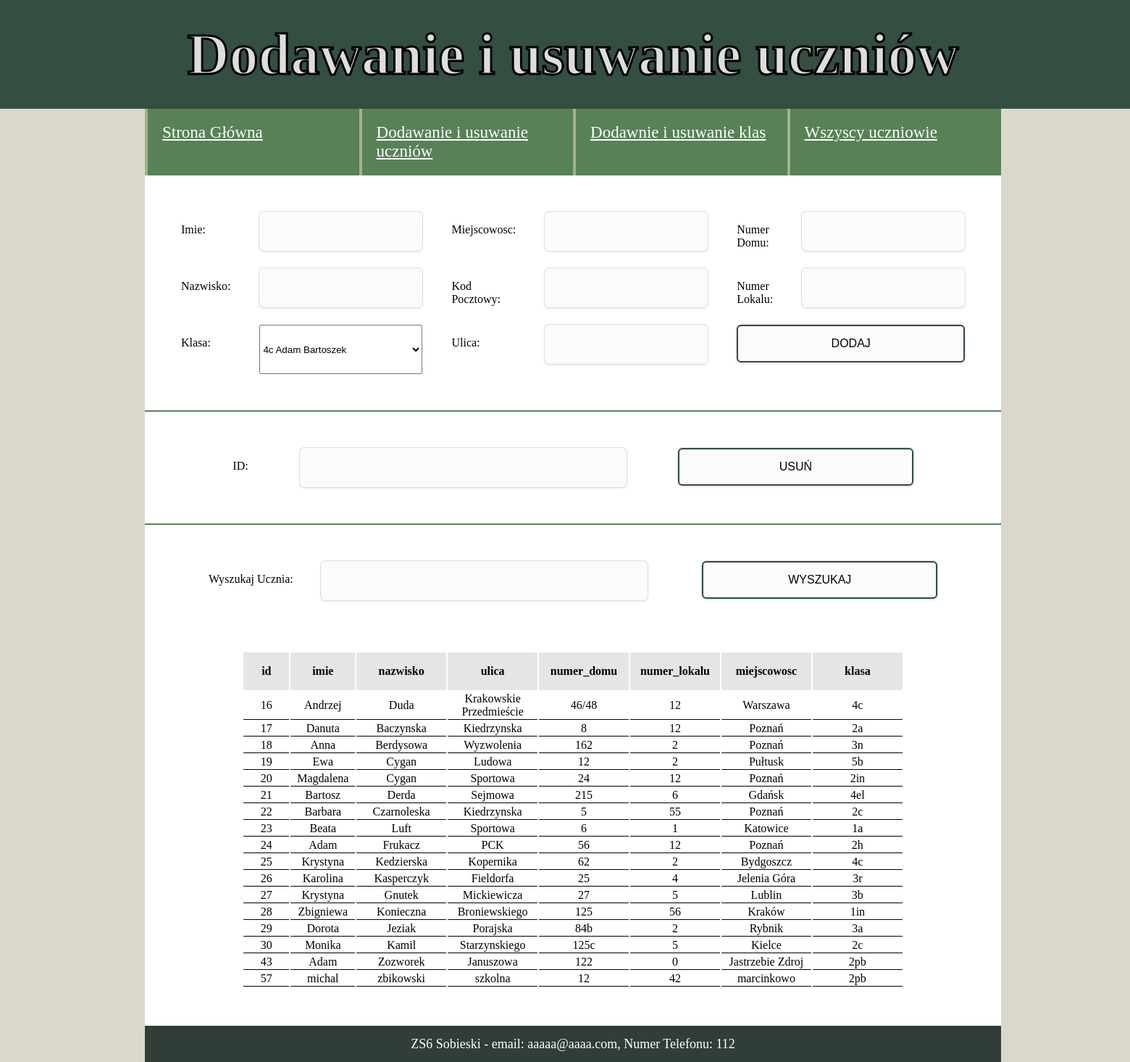
Page /2024.01.16/modyfikowanie.php on the committed database.
### tables this page shows
CREATE TABLE `uczniowie` (
  `id` int(11) NOT NULL,
  `imie` varchar(30) NOT NULL,
  `nazwisko` varchar(50) NOT NULL,
  `ulica` varchar(70) NOT NULL,
  `numer_domu` varchar(10) NOT NULL,
  `numer_lokalu` int(11) NOT NULL,
  `kod_pocztowy` varchar(6) NOT NULL,
  `miejscowosc` varchar(50) NOT NULL,
  `klasa` varchar(3) NOT NULL
);

### 2024.01.16/modyfikowanie.php (the view, shortened to what this page needs)
<!DOCTYPE html>
<html lang="en">
<head>
    <title>Dodawanie i usuwanie uczniów</title><link rel="stylesheet" href="style.css">
</head>
<body>
<div class="grid-container">
    <header>
    Dodawanie i usuwanie uczniów
    </header>
    <div id="item4">
    </div id="item4">
    <main>
    <ul>
        <li><a href="main.php"> Strona Główna</a></li>
            <li>
                <a href="modyfikowanie.php">Dodawanie i usuwanie uczniów</a>
            </li>
            <li><a href="dodawanie_klas.php"> Dodawnie i usuwanie klas</a></li>
            <li><a href="wszyscy.php"> Wszyscy uczniowie</a></li>
        </ul>
    <form type="text" method="POST" action = "insert.php">
		<div id="formAddUczen">
            <p class="inputlabels">Imie:</p> <input type="text" name= "imie">
            <p class="inputlabels">Miejscowosc: </p><input type="text" name= "miejscowosc">
            <p class="inputlabels">Numer Domu: </p><input type="text" name= "numer_domu">
            <p class="inputlabels">Nazwisko:</p> <input type="text" name= "nazwisko">
            <p class="inputlabels">Kod Pocztowy:</p> <input type="text" name= "kod_pocztowy">
            <p class="inputlabels">Numer Lokalu:</p> <input type="number" name= "numer_lokalu">
            <p class="inputlabels">Klasa:</p>  <select name="klasa" id="">
                    <?php
                        $host = 'localhost';
                        $login = 'root';
                        $password = '';
                        $database = '2pb';
                        $conn = mysqli_connect($host, $login, $password, $database);
                    if(!$conn){
                        echo "blad";
                    }else{
                        $sql = "SELECT * FROM klasy";
                        $result = mysqli_query($conn, $sql);
                        while ($row = mysqli_fetch_array  ($result))
                        {
                            echo "<option>".$row['klasa']." ".$row['imie_wychowawcy']." ".$row['nazwisko_wychowawcy']." "."</option>";
                        }
                    ?>
            </select>
            <p class="inputlabels">Ulica:</p> <input type="text" name= "ulica">
            <input id="submitDodajUcznia" type="submit"  name="submit"value="DODAJ">
        </div>
</form>
<form type="text" method="POST" action = "delete.php">
<div id="formDeleteUczen">
<p class="inputlabels">ID:</p><input id="inputUsuwanieUcznia" type="text" name= "id2">
        <input id="submitUsunUcznia" name="sumbit2"  type="submit" value="USUŃ" >
        </form>
                    </div>
<form type="text" method="POST">
<div id="formSearchUczen">
<p class="inputlabels">Wyszukaj Ucznia:</p> <input id="inputSearchUcznia" type="text" name="search_input"><br> <br> <br>
        <input type="submit" id="submitSearchUcznia" name="submit2" value="WYSZUKAJ">
</div>
</form>
<div id="tabelaDiv">
    <table>
    <th width="50" align="center" bgcolor="e5e5e5">id</th>
    <th width="50" align="center" bgcolor="e5e5e5">imie</th>
    <th width="100" align="center" bgcolor="e5e5e5">nazwisko</th>
    <th width="100" align="center" bgcolor="e5e5e5">ulica</th>
    <th width="100" align="center" bgcolor="e5e5e5">numer_domu</th>
    <th width="100" align="center" bgcolor="e5e5e5">numer_lokalu</th>
    <th width="100" align="center" bgcolor="e5e5e5">miejscowosc</th>
    <th width="100" align="center" bgcolor="e5e5e5">klasa</th><tr>
    <?php
    $usuwaniepustych = "DELETE FROM uczniowie WHERE  imie='' or nazwisko='' ";
    mysqli_query($conn, $usuwaniepustych);
    $search_input= $_POST["search_input"];
    $sql = "SELECT * FROM `uczniowie` WHERE imie like '".$search_input."%' or nazwisko like '".$search_input."%' or ulica like '".$search_input."%' or miejscowosc like '".$search_input."%'";
    $result = mysqli_query($conn,$sql);
    while($row = mysqli_fetch_assoc($result)){
        $id  = $row['id'];
        $imie  = $row['imie'];
        $nazwisko = $row['nazwisko'];
        $ulica = $row['ulica'];
        $numer_domu = $row['numer_domu'];
        $numer_lokalu = $row['numer_lokalu'];
        $miejscowosc= $row['miejscowosc'];
        $klasa = $row['klasa'];
        ?>
<td	width="50" align="center"><?=$id?></td>
<td	width="50" align="center"><?=$imie?></td>
<td width="100" align="center"><?=$nazwisko?></td>
<td width="100" align="center"><?=$ulica?></td>
<td width="100" align="center"><?=$numer_domu?></td>
<td width="100" align="center"><?=$numer_lokalu?></td>
<td width="100" align="center"><?=$miejscowosc?></td>
<td width="100" align="center"><?=$klasa?></td>
</tr><tr>
<?php
	}}
?>
</tr></table></div>
    <div id="rightBanner">
    </div>
    <div id="item7"></div>
    <footer>
    ZS6 Sobieski - email: aaaaa@aaaa.com, Numer Telefonu: 112
    </footer>
    <div id="item9"></div>
</body>
</html>

### 2024.01.16/style.css (style rules this page uses)
body { background-color: #DAD7CD; margin: 0px; font-family: Trebuchet MS; }
.grid-container { display: grid; grid-template: minmax(150px,max-content) 70fr 50px/ 200px 1fr 200px; min-width: 100%; width: fit-content; min-height: 100vh; border-collapse: collapse; box-sizing: border-box; }
header { display: flex; justify-content: center; align-items: center; color:#dddddd; font-size: 80px; -webkit-text-stroke: 3px #000000; background-color: #344E41; font-weight: 800; grid-column:1/ span 3; }
ul { display: flex; width: 100%; background-color: #588157; padding: 0px; margin: 0px; }
li { border-left: #A3B18A solid 4px; list-style-type: none; width: 33%; padding: 20px;; }
footer { background-color: #313d37; }
main { background-color: white; }
input[type=text] { padding: 7px; border-radius: 6px; font-size: 16px; background: #fbfbfb; border: 2px solid transparent; height: 36px; box-shadow: 0 0 0 1px #dddddd, 0 2px 4px 0 rgb(0 0 0 / 7%), 0 1px 1.5px 0 rgb(0 0 0 / 5%); }
input[type=number] { padding: 7px; border-radius: 6px; font-size: 16px; background: #fbfbfb; border: 2px solid transparent; height: 36px; box-shadow: 0 0 0 1px #dddddd, 0 2px 4px 0 rgb(0 0 0 / 7%), 0 1px 1.5px 0 rgb(0 0 0 / 5%); }
input[type=submit] { padding: 7px; border-radius: 6px; font-size: 16px; background: #fbfbfb; border: 2px solid #344E41; height: 36px; box-shadow: 0 0 0 1px #dddddd, 0 2px 4px 0 rgb(0 0 0 / 7%), 0 1px 1.5px 0 rgb(0 0 0 / 5%); }
#formAddUczen { padding: 50px; display: grid; grid-template: 1fr 1fr 1fr / 1fr 1fr 1fr 1fr 1fr 1fr; column-gap: 40px; row-gap: 10px; }
#submitDodajUcznia { grid-column: span 2; height: 52px; }
#formDeleteUczen { border-top: #588157 solid 2px; padding: 50px; display: flex; justify-content: space-evenly; }
#submitUsunUcznia { width: 30%; height: 52px; }
#inputUsuwanieUcznia { width: 40%; }
#formSearchUczen { border-top: #588157 solid 2px; padding: 50px; display: flex; justify-content: space-evenly; flex-direction: ro; }
#inputSearchUcznia { width: 40%; }
#submitSearchUcznia { width: 30%; height: 52px; }
#tabelaDiv { display: flex; justify-content: center; padding: 20px; padding-bottom: 50px; }
#tabelaDiv>table { width: 80%; }
th { height: 50px; }
td { border-bottom: 1px solid black; }
main li>a { font-size:23px; color:white; }
footer { font-size: 18px; display: flex; justify-content: center; align-items: center; color: white; }

### rows in the picture
uczniowie: id "16", imie "Andrzej", nazwisko "Duda", ulica "Krakowskie Przedmieście", numer_domu "46/48", numer_lokalu "12", miejscowosc "Warszawa", klasa "4c"
uczniowie: id "17", imie "Danuta", nazwisko "Baczynska", ulica "Kiedrzynska", numer_domu "8", numer_lokalu "12", miejscowosc "Poznań", klasa "2a"
uczniowie: id "18", imie "Anna", nazwisko "Berdysowa", ulica "Wyzwolenia", numer_domu "162", numer_lokalu "2", miejscowosc "Poznań", klasa "3n"
uczniowie: id "19", imie "Ewa", nazwisko "Cygan", ulica "Ludowa", numer_domu "12", numer_lokalu "2", miejscowosc "Pułtusk", klasa "5b"
uczniowie: id "20", imie "Magdalena", nazwisko "Cygan", ulica "Sportowa", numer_domu "24", numer_lokalu "12", miejscowosc "Poznań", klasa "2in"
uczniowie: id "21", imie "Bartosz", nazwisko "Derda", ulica "Sejmowa", numer_domu "215", numer_lokalu "6", miejscowosc "Gdańsk", klasa "4el"
uczniowie: id "22", imie "Barbara", nazwisko "Czarnoleska", ulica "Kiedrzynska", numer_domu "5", numer_lokalu "55", miejscowosc "Poznań", klasa "2c"
uczniowie: id "23", imie "Beata", nazwisko "Luft", ulica "Sportowa", numer_domu "6", numer_lokalu "1", miejscowosc "Katowice", klasa "1a"
uczniowie: id "24", imie "Adam", nazwisko "Frukacz", ulica "PCK", numer_domu "56", numer_lokalu "12", miejscowosc "Poznań", klasa "2h"
uczniowie: id "25", imie "Krystyna", nazwisko "Kedzierska", ulica "Kopernika", numer_domu "62", numer_lokalu "2", miejscowosc "Bydgoszcz", klasa "4c"
uczniowie: id "26", imie "Karolina", nazwisko "Kasperczyk", ulica "Fieldorfa", numer_domu "25", numer_lokalu "4", miejscowosc "Jelenia Góra", klasa "3r"
uczniowie: id "27", imie "Krystyna", nazwisko "Gnutek", ulica "Mickiewicza", numer_domu "27", numer_lokalu "5", miejscowosc "Lublin", klasa "3b"
uczniowie: id "28", imie "Zbigniewa", nazwisko "Konieczna", ulica "Broniewskiego", numer_domu "125", numer_lokalu "56", miejscowosc "Kraków", klasa "1in"
uczniowie: id "29", imie "Dorota", nazwisko "Jeziak", ulica "Porajska", numer_domu "84b", numer_lokalu "2", miejscowosc "Rybnik", klasa "3a"
uczniowie: id "30", imie "Monika", nazwisko "Kamil", ulica "Starzynskiego", numer_domu "125c", numer_lokalu "5", miejscowosc "Kielce", klasa "2c"
uczniowie: id "43", imie "Adam", nazwisko "Zozworek", ulica "Januszowa", numer_domu "122", numer_lokalu "0", miejscowosc "Jastrzebie Zdroj", klasa "2pb"
uczniowie: id "57", imie "michal", nazwisko "zbikowski", ulica "szkolna", numer_domu "12", numer_lokalu "42", miejscowosc "marcinkowo", klasa "2pb"

### other values in the picture
form field klasa "4c Adam Bartoszek"
